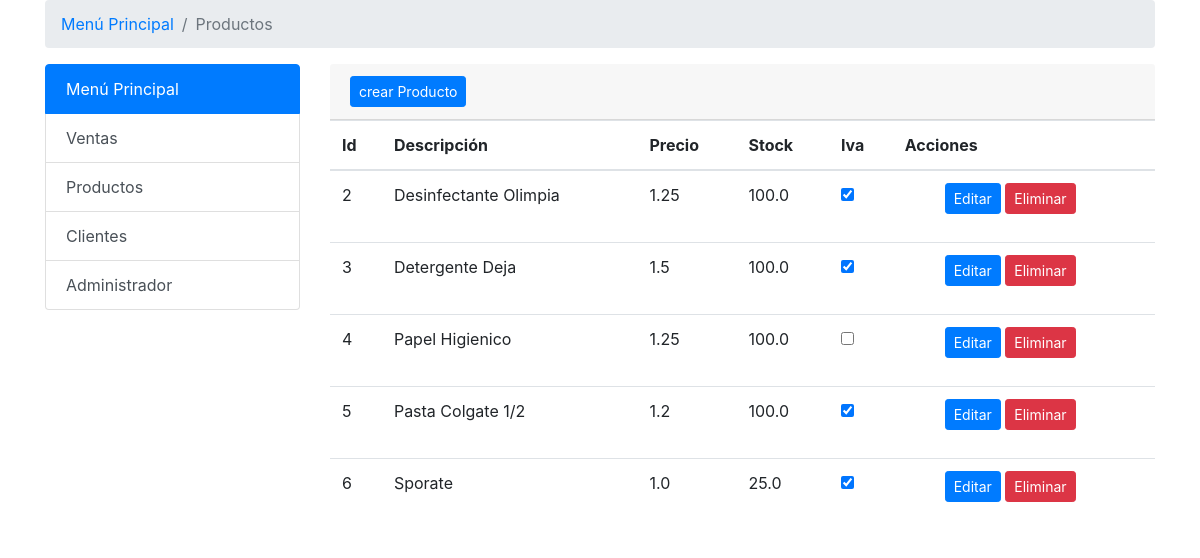
The page /producto/ on the database its author committed.
### appModelos/models.py (models this page shows, shortened)
class Producto(models.Model):
    descripcion = models.CharField(max_length=100)
    precio = models.FloatField(default=0)
    stock = models.FloatField(default=0)
    iva = models.BooleanField(default=True)
    class Meta:
        verbose_name = 'Producto'
        verbose_name_plural = 'Productos'

### appModelos/views.py (the view)
# urls.py: path('producto/',listarProducto, name='listarProducto'),#LSITAR LOS PRODUCTO
def listarProducto(request):
    producto = Producto.objects.all()
    opciones = {'menu': 'Menú Principal', 'venta': 'Ventas', 'producto': 'Productos',
                'cliente': 'Clientes', 'administrar': 'Administrador', 'productos': producto}
    return render(request, 'consultaProducto.html', opciones)

### templates/consultaProducto.html (shortened to what this page needs)
<!DOCTYPE html>
<html lang="es">
<head>
    {% load static %}
    <link href="{% static 'bootstrap/css/bootstrap.min.css' %}" rel="stylesheet">
</head>
<body>
    <div class="container">
        <nav aria-label="breadcrumb">
            <ol class="breadcrumb">
                <li class="breadcrumb-item"><a href="{%url 'index'%}">{{menu}}</a></li>
                <li class="breadcrumb-item active" aria-current="page">{{producto}}</li>
            </ol>
        </nav>
    </div>
    <div class="container">
        <div class="row">
            <div class="col-md-3">
                <div class="list-group">
                    <a href="" class="list-group-item list-group-item-action active">
                      {{menu}}
                    </a>
                    <a href="/venta" class="list-group-item list-group-item-action">{{venta}}</a>
                    <a href="/producto" class="list-group-item list-group-item-action">{{producto}}</a>
                    <a href="/cliente" class="list-group-item list-group-item-action">{{cliente}}</a>
                    <a href="/admin" class="list-group-item list-group-item-action ">{{administrar}}</a>
                </div>
            </div>
            <div class="col-md-9">
                <div class="card-header">
                    <div class="d-xxs-flex justify-content-between align-items-center">
                        <div class=" btn-group  ">
                            <a href="{% url 'crearProducto'%}" class="btn btn-sm btn-round btn-primary ">crear Producto</a>
                        </div>
                    </div>
                </div>
                <table class="table table-hover">
                    <thead>
                        <tr>
                            <th scope="col">Id</th>
                            <th scope="col">Descripción</th>
                            <th scope="col">Precio</th>
                            <th scope="col">Stock</th>
                            <th scope="col">Iva</th>
                            <th scope="col">Acciones</th>
                        </tr>
                    </thead>
                    <tbody>
                        {% for producto in productos %}
                        <tr>
                            <td>{{ producto.id }}</td>
                            <td>{{ producto.descripcion }}</td>
                            <td>{{ producto.precio }}</td>
                            <td>{{ producto.stock }}</td>
                            <td><input type="checkbox" {%if producto.iva %}checked{%endif%}>
                                <td>
                                    <ul>
                                        <l1><a class="btn btn-primary btn-sm" href="{% url 'editarProducto' producto.id %}">Editar</a></l1>
                                        <l1><a class="btn btn-danger btn-sm" href="{% url 'eliminarProducto' producto.id %}">Eliminar</a></l1>
                                    </ul>
                                </td>
                        </tr>
                        {% endfor %}
                    </tbody>
                </table>
            </div>
        </div>
    </div>
</body>
</html>

### rows shown on the page
Producto: id "2", descripcion "Desinfectante Olimpia", precio "1.25", stock "100.0", iva "☑"
Producto: id "3", descripcion "Detergente Deja", precio "1.5", stock "100.0", iva "☑"
Producto: id "4", descripcion "Papel Higienico", precio "1.25", stock "100.0"
Producto: id "5", descripcion "Pasta Colgate 1/2", precio "1.2", stock "100.0", iva "☑"
Producto: id "6", descripcion "Sporate", precio "1.0", stock "25.0", iva "☑"

### other values the page prints
{{ menu }} "Menú Principal"
{{ producto }} "Productos"
{{ venta }} "Ventas"
{{ cliente }} "Clientes"
{{ administrar }} "Administrador"
